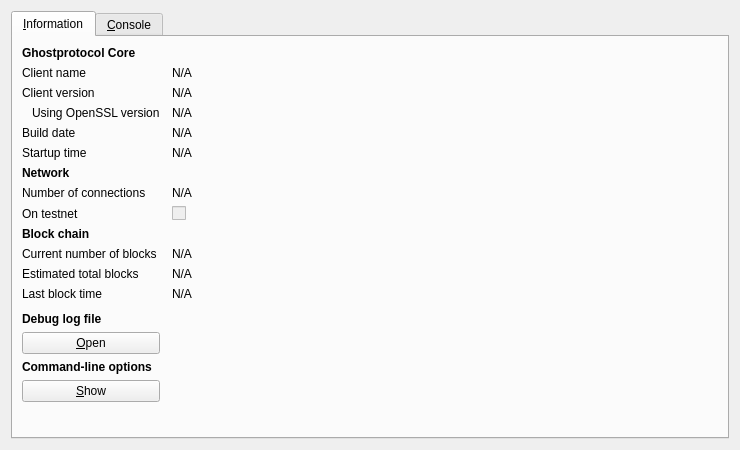
<?xml version="1.0" encoding="UTF-8"?>
<ui version="4.0">
 <class>RPCConsole</class>
 <widget class="QDialog" name="RPCConsole">
  <property name="geometry">
   <rect>
    <x>0</x>
    <y>0</y>
    <width>740</width>
    <height>450</height>
   </rect>
  </property>
  <property name="windowTitle">
   <string>Ghostprotocol - Debug window</string>
  </property>
  <layout class="QVBoxLayout" name="verticalLayout_2">
   <item>
    <widget class="QTabWidget" name="tabWidget">
     <property name="currentIndex">
      <number>0</number>
     </property>
     <widget class="QWidget" name="tab_info">
      <attribute name="title">
       <string>&amp;Information</string>
      </attribute>
      <layout class="QGridLayout" name="gridLayout" columnstretch="0,1">
       <property name="horizontalSpacing">
        <number>12</number>
       </property>
       <item row="0" column="0">
        <widget class="QLabel" name="label_9">
         <property name="font">
          <font>
           <weight>75</weight>
           <bold>true</bold>
          </font>
         </property>
         <property name="text">
          <string>Ghostprotocol Core</string>
         </property>
        </widget>
       </item>
       <item row="1" column="0">
        <widget class="QLabel" name="label_5">
         <property name="text">
          <string>Client name</string>
         </property>
        </widget>
       </item>
       <item row="1" column="1">
        <widget class="QLabel" name="clientName">
         <property name="cursor">
          <cursorShape>IBeamCursor</cursorShape>
         </property>
         <property name="text">
          <string>N/A</string>
         </property>
         <property name="textFormat">
          <enum>Qt::PlainText</enum>
         </property>
         <property name="textInteractionFlags">
          <set>Qt::LinksAccessibleByMouse|Qt::TextSelectableByKeyboard|Qt::TextSelectableByMouse</set>
         </property>
        </widget>
       </item>
       <item row="2" column="0">
        <widget class="QLabel" name="label_6">
         <property name="text">
          <string>Client version</string>
         </property>
        </widget>
       </item>
       <item row="2" column="1">
        <widget class="QLabel" name="clientVersion">
         <property name="cursor">
          <cursorShape>IBeamCursor</cursorShape>
         </property>
         <property name="text">
          <string>N/A</string>
         </property>
         <property name="textFormat">
          <enum>Qt::PlainText</enum>
         </property>
         <property name="textInteractionFlags">
          <set>Qt::LinksAccessibleByMouse|Qt::TextSelectableByKeyboard|Qt::TextSelectableByMouse</set>
         </property>
        </widget>
       </item>
       <item row="3" column="0">
        <widget class="QLabel" name="label_14">
         <property name="text">
          <string>Using OpenSSL version</string>
         </property>
         <property name="indent">
          <number>10</number>
         </property>
        </widget>
       </item>
       <item row="3" column="1">
        <widget class="QLabel" name="openSSLVersion">
         <property name="cursor">
          <cursorShape>IBeamCursor</cursorShape>
         </property>
         <property name="text">
          <string>N/A</string>
         </property>
         <property name="textFormat">
          <enum>Qt::PlainText</enum>
         </property>
         <property name="textInteractionFlags">
          <set>Qt::LinksAccessibleByMouse|Qt::TextSelectableByKeyboard|Qt::TextSelectableByMouse</set>
         </property>
        </widget>
       </item>
       <item row="4" column="0">
        <widget class="QLabel" name="label_12">
         <property name="text">
          <string>Build date</string>
         </property>
        </widget>
       </item>
       <item row="4" column="1">
        <widget class="QLabel" name="buildDate">
         <property name="cursor">
          <cursorShape>IBeamCursor</cursorShape>
         </property>
         <property name="text">
          <string>N/A</string>
         </property>
         <property name="textFormat">
          <enum>Qt::PlainText</enum>
         </property>
         <property name="textInteractionFlags">
          <set>Qt::LinksAccessibleByMouse|Qt::TextSelectableByKeyboard|Qt::TextSelectableByMouse</set>
         </property>
        </widget>
       </item>
       <item row="5" column="0">
        <widget class="QLabel" name="label_13">
         <property name="text">
          <string>Startup time</string>
         </property>
        </widget>
       </item>
       <item row="5" column="1">
        <widget class="QLabel" name="startupTime">
         <property name="cursor">
          <cursorShape>IBeamCursor</cursorShape>
         </property>
         <property name="text">
          <string>N/A</string>
         </property>
         <property name="textFormat">
          <enum>Qt::PlainText</enum>
         </property>
         <property name="textInteractionFlags">
          <set>Qt::LinksAccessibleByMouse|Qt::TextSelectableByKeyboard|Qt::TextSelectableByMouse</set>
         </property>
        </widget>
       </item>
       <item row="6" column="0">
        <widget class="QLabel" name="label_11">
         <property name="font">
          <font>
           <weight>75</weight>
           <bold>true</bold>
          </font>
         </property>
         <property name="text">
          <string>Network</string>
         </property>
        </widget>
       </item>
       <item row="7" column="0">
        <widget class="QLabel" name="label_7">
         <property name="text">
          <string>Number of connections</string>
         </property>
        </widget>
       </item>
       <item row="7" column="1">
        <widget class="QLabel" name="numberOfConnections">
         <property name="cursor">
          <cursorShape>IBeamCursor</cursorShape>
         </property>
         <property name="text">
          <string>N/A</string>
         </property>
         <property name="textFormat">
          <enum>Qt::PlainText</enum>
         </property>
         <property name="textInteractionFlags">
          <set>Qt::LinksAccessibleByMouse|Qt::TextSelectableByKeyboard|Qt::TextSelectableByMouse</set>
         </property>
        </widget>
       </item>
       <item row="8" column="0">
        <widget class="QLabel" name="label_8">
         <property name="text">
          <string>On testnet</string>
         </property>
        </widget>
       </item>
       <item row="8" column="1">
        <widget class="QCheckBox" name="isTestNet">
         <property name="enabled">
          <bool>false</bool>
         </property>
         <property name="text">
          <string/>
         </property>
        </widget>
       </item>
       <item row="9" column="0">
        <widget class="QLabel" name="label_10">
         <property name="font">
          <font>
           <weight>75</weight>
           <bold>true</bold>
          </font>
         </property>
         <property name="text">
          <string>Block chain</string>
         </property>
        </widget>
       </item>
       <item row="10" column="0">
        <widget class="QLabel" name="label_3">
         <property name="text">
          <string>Current number of blocks</string>
         </property>
        </widget>
       </item>
       <item row="10" column="1">
        <widget class="QLabel" name="numberOfBlocks">
         <property name="cursor">
          <cursorShape>IBeamCursor</cursorShape>
         </property>
         <property name="text">
          <string>N/A</string>
         </property>
         <property name="textFormat">
          <enum>Qt::PlainText</enum>
         </property>
         <property name="textInteractionFlags">
          <set>Qt::LinksAccessibleByMouse|Qt::TextSelectableByKeyboard|Qt::TextSelectableByMouse</set>
         </property>
        </widget>
       </item>
       <item row="11" column="0">
        <widget class="QLabel" name="label_4">
         <property name="text">
          <string>Estimated total blocks</string>
         </property>
        </widget>
       </item>
       <item row="11" column="1">
        <widget class="QLabel" name="totalBlocks">
         <property name="cursor">
          <cursorShape>IBeamCursor</cursorShape>
         </property>
         <property name="text">
          <string>N/A</string>
         </property>
         <property name="textFormat">
          <enum>Qt::PlainText</enum>
         </property>
         <property name="textInteractionFlags">
          <set>Qt::LinksAccessibleByMouse|Qt::TextSelectableByKeyboard|Qt::TextSelectableByMouse</set>
         </property>
        </widget>
       </item>
       <item row="12" column="0">
        <widget class="QLabel" name="label_2">
         <property name="text">
          <string>Last block time</string>
         </property>
        </widget>
       </item>
       <item row="12" column="1">
        <widget class="QLabel" name="lastBlockTime">
         <property name="cursor">
          <cursorShape>IBeamCursor</cursorShape>
         </property>
         <property name="text">
          <string>N/A</string>
         </property>
         <property name="textFormat">
          <enum>Qt::PlainText</enum>
         </property>
         <property name="textInteractionFlags">
          <set>Qt::LinksAccessibleByMouse|Qt::TextSelectableByKeyboard|Qt::TextSelectableByMouse</set>
         </property>
        </widget>
       </item>
       <item row="13" column="0">
        <spacer name="verticalSpacer_2">
         <property name="orientation">
          <enum>Qt::Vertical</enum>
         </property>
         <property name="sizeHint" stdset="0">
          <size>
           <width>20</width>
           <height>20</height>
          </size>
         </property>
        </spacer>
       </item>
       <item row="14" column="0">
        <widget class="QLabel" name="labelDebugLogfile">
         <property name="font">
          <font>
           <weight>75</weight>
           <bold>true</bold>
          </font>
         </property>
         <property name="text">
          <string>Debug log file</string>
         </property>
        </widget>
       </item>
       <item row="15" column="0">
        <widget class="QPushButton" name="openDebugLogfileButton">
         <property name="toolTip">
          <string>Open the Ghostprotocol debug log file from the current data directory. This can take a few seconds for large log files.</string>
         </property>
         <property name="text">
          <string>&amp;Open</string>
         </property>
         <property name="autoDefault">
          <bool>false</bool>
         </property>
        </widget>
       </item>
       <item row="16" column="0">
        <widget class="QLabel" name="labelCLOptions">
         <property name="font">
          <font>
           <weight>75</weight>
           <bold>true</bold>
          </font>
         </property>
         <property name="text">
          <string>Command-line options</string>
         </property>
        </widget>
       </item>
       <item row="17" column="0">
        <widget class="QPushButton" name="showCLOptionsButton">
         <property name="toolTip">
          <string>Show the Ghostprotocol-Qt help message to get a list with possible Ghostprotocol command-line options.</string>
         </property>
         <property name="text">
          <string>&amp;Show</string>
         </property>
         <property name="autoDefault">
          <bool>false</bool>
         </property>
        </widget>
       </item>
       <item row="18" column="0">
        <spacer name="verticalSpacer">
         <property name="orientation">
          <enum>Qt::Vertical</enum>
         </property>
         <property name="sizeHint" stdset="0">
          <size>
           <width>20</width>
           <height>40</height>
          </size>
         </property>
        </spacer>
       </item>
      </layout>
     </widget>
     <widget class="QWidget" name="tab_console">
      <attribute name="title">
       <string>&amp;Console</string>
      </attribute>
      <layout class="QVBoxLayout" name="verticalLayout_3">
       <property name="spacing">
        <number>3</number>
       </property>
       <item>
        <widget class="QTextEdit" name="messagesWidget">
         <property name="minimumSize">
          <size>
           <width>0</width>
           <height>100</height>
          </size>
         </property>
         <property name="readOnly">
          <bool>true</bool>
         </property>
         <property name="tabKeyNavigation" stdset="0">
          <bool>false</bool>
         </property>
         <property name="columnCount" stdset="0">
          <number>2</number>
         </property>
        </widget>
       </item>
       <item>
        <layout class="QHBoxLayout" name="horizontalLayout">
         <property name="spacing">
          <number>3</number>
         </property>
         <item>
          <widget class="QLabel" name="label">
           <property name="text">
            <string notr="true">&gt;</string>
           </property>
          </widget>
         </item>
         <item>
          <widget class="QLineEdit" name="lineEdit"/>
         </item>
         <item>
          <widget class="QPushButton" name="clearButton">
           <property name="maximumSize">
            <size>
             <width>24</width>
             <height>24</height>
            </size>
           </property>
           <property name="toolTip">
            <string>Clear console</string>
           </property>
           <property name="text">
            <string/>
           </property>
           <property name="icon">
            <iconset resource="../bitcoin.qrc">
             <normaloff>:/icons/remove</normaloff>:/icons/remove</iconset>
           </property>
           <property name="shortcut">
            <string notr="true">Ctrl+L</string>
           </property>
           <property name="autoDefault">
            <bool>false</bool>
           </property>
          </widget>
         </item>
        </layout>
       </item>
      </layout>
     </widget>
    </widget>
   </item>
  </layout>
 </widget>
 <resources>
  <include location="../bitcoin.qrc"/>
 </resources>
 <connections/>
</ui>
